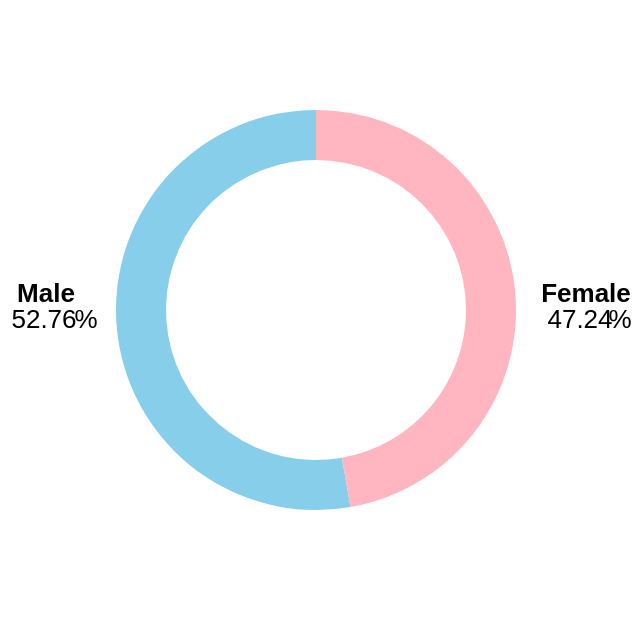

Vega-Lite specification for this chart:
### Vega-Lite specification from a JSON file in a GitHub repository (floating-point values rounded to 4 significant figures)
{"$schema": "https://vega.github.io/schema/vega-lite/v5.json", "description": "Donut chart to show male and female arrivals", "width": 300, "height": 300, "data": {"values": [{"gender": "Male", "percentage": 52.76, "count": 1862082, "total": 3528338}, {"gender": "Female", "percentage": 47.24, "count": 1666256, "total": 3528338}]}, "layer": [{"mark": {"type": "arc", "innerRadius": 75, "outerRadius": 100, "tooltip": true}, "encoding": {"theta": {"field": "percentage", "type": "quantitative", "stack": true}, "color": {"field": "gender", "type": "nominal", "legend": null, "scale": {"domain": ["Male", "Female"], "range": ["#87CEEB", "#FFB6C1"]}, "title": "Gender"}, "tooltip": [{"field": "gender", "type": "nominal", "title": "Gender"}, {"field": "total", "type": "quantitative", "title": "Total Arrivals", "format": ","}, {"field": "count", "type": "quantitative", "title": "Total Gender Arrivals", "format": ","}, {"field": "percentage", "type": "quantitative", "title": "Percentage"}]}}, {"mark": {"type": "text", "dx": -136, "dy": 5, "fontSize": 13}, "encoding": {"theta": {"field": "percentage", "type": "quantitative"}, "radius": {"value": 0}, "text": {"condition": {"test": "datum.gender === 'Male'", "field": "percentage", "type": "quantitative", "format": ".2f"}, "else": {"value": ""}}}}, {"mark": {"type": "text", "dx": 132, "dy": 5, "fontSize": 13}, "encoding": {"theta": {"field": "percentage", "type": "quantitative"}, "radius": {"value": 0}, "text": {"condition": {"test": "datum.gender === 'Female'", "field": "percentage", "type": "quantitative", "format": ".2f"}, "else": {"value": ""}}}}, {"mark": {"type": "text", "dx": -135, "dy": -8, "fontWeight": "bold", "fontSize": 13}, "encoding": {"theta": {"field": "gender", "type": "nominal"}, "radius": {"value": 0}, "text": {"condition": {"test": "datum.gender === 'Male'", "field": "gender", "type": "nominal"}, "else": {"value": ""}}}}, {"mark": {"type": "text", "dx": 135, "dy": -8, "fontWeight": "bold", "fontSize": 13}, "encoding": {"theta": {"field": "gender", "type": "nominal"}, "radius": {"value": 0}, "text": {"condition": {"test": "datum.gender === 'Female'", "field": "gender", "type": "nominal"}, "else": {"value": ""}}}}, {"mark": {"type": "text", "dx": -115, "dy": 5, "fontSize": 13}, "encoding": {"theta": {"field": "percentage", "type": "quantitative"}, "radius": {"value": 0}, "text": {"condition": {"test": "datum.gender === 'Male'", "value": "%"}, "else": {"value": ""}}}}, {"mark": {"type": "text", "dx": 152, "dy": 5, "fontSize": 13}, "encoding": {"theta": {"field": "percentage", "type": "quantitative"}, "radius": {"value": 0}, "text": {"condition": {"test": "datum.gender === 'Female'", "value": "%"}, "else": {"value": ""}}}}]}
